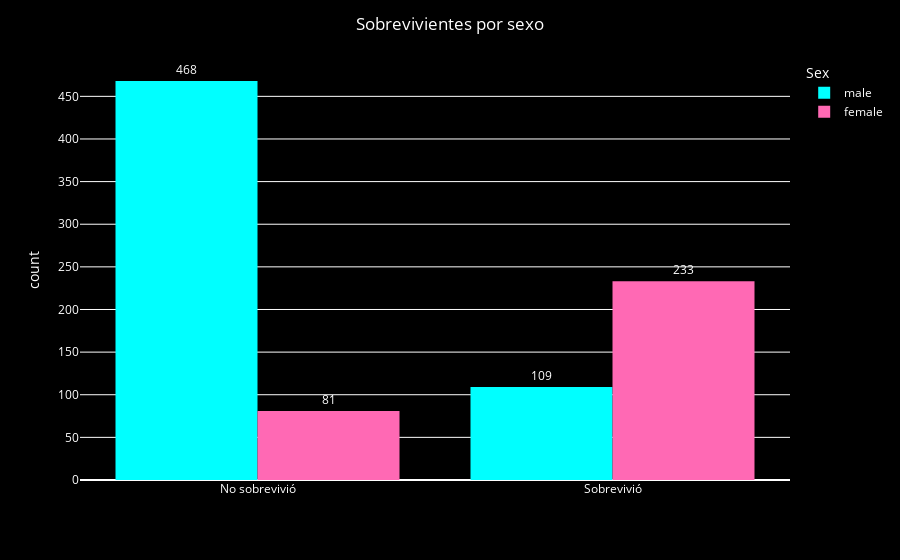

Notebook cell for this chart:
### Code cell
fig = px.histogram(df_clean, x = "Survived", color = "Sex", barmode = "group", text_auto = True,
                   color_discrete_map = { "male": "#00FFFF", "female": "#FF69B4" })

fig.update_xaxes(tickvals = [ 0, 1 ], ticktext = [ "No sobrevivió", "Sobrevivió" ], title_text = "")

fig.update_traces(textposition = "outside", textfont_color = "white")

fig.update_layout(
    title_text = "Sobrevivientes por sexo",
    title_x = 0.5,
    plot_bgcolor = "black",
    paper_bgcolor = "black",
    font_color = "white",
    xaxis = dict(
        color = "white"
    ),
    yaxis = dict(
        color = "white"
    ),
    legend = dict(
        font = dict(
            color = "white"
        )
    )
)

### Figure 1 — Plotly figure (JSON) as saved in the notebook; plotly's stock layout.template omitted (floating-point values rounded to 4 significant figures; data arrays with more than 128 entries replaced by an {"elided": "..."} marker saying what was removed)
{"data": [{"alignmentgroup": "True", "bingroup": "x", "hovertemplate": "Sex=male<br>Survived=%{x}<br>count=%{y}<extra></extra>", "legendgroup": "male", "marker": {"color": "#00FFFF", "pattern": {"shape": ""}}, "name": "male", "offsetgroup": "male", "orientation": "v", "showlegend": true, "textfont": {"color": "white"}, "textposition": "outside", "texttemplate": "%{value}", "type": "histogram", "x": {"elided": "577 int values"}, "xaxis": "x", "yaxis": "y"}, {"alignmentgroup": "True", "bingroup": "x", "hovertemplate": "Sex=female<br>Survived=%{x}<br>count=%{y}<extra></extra>", "legendgroup": "female", "marker": {"color": "#FF69B4", "pattern": {"shape": ""}}, "name": "female", "offsetgroup": "female", "orientation": "v", "showlegend": true, "textfont": {"color": "white"}, "textposition": "outside", "texttemplate": "%{value}", "type": "histogram", "x": {"elided": "314 int values"}, "xaxis": "x", "yaxis": "y"}], "layout": {"barmode": "group", "font": {"color": "white"}, "legend": {"font": {"color": "white"}, "title": {"text": "Sex"}, "tracegroupgap": 0}, "margin": {"t": 60}, "paper_bgcolor": "black", "plot_bgcolor": "black", "title": {"text": "Sobrevivientes por sexo", "x": 0.5}, "xaxis": {"anchor": "y", "color": "white", "domain": [0, 1], "ticktext": ["No sobrevivió", "Sobrevivió"], "tickvals": [0, 1], "title": {"text": ""}}, "yaxis": {"anchor": "x", "color": "white", "domain": [0, 1], "title": {"text": "count"}}}}
